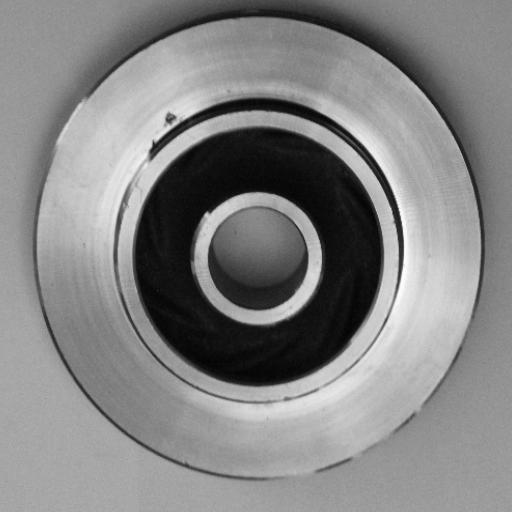
#> input picture data/samples/defective_00.jpeg, 512 x 512 px; its folder holds only this picture in this run
$ python -i procedural.py   (imports and definitions only)
#> lines starting #> are read from the running program, lines starting #| are printed output that depends on the picture; after the words box and inside, x2 and y2 are one past the last pixel; in counts of white or black regions, pixels touching at a corner belong together
#> further down, picture is the input picture: shape (512, 512); min 0, max 255, mean 131.8
"""Procedural synthetic defects composited onto clean (normal) images, with pixel masks.

Design rules:
* Sources are real NORMAL images from the TRAIN split only, so val/test stay untouched.
* Every sample is reproducible: run seed + index -> per-sample RNG; all parameters are recorded.
* Labels are only what the procedure guarantees: "defective" + the inserted defect type + its mask.
* Defects are restricted to the part (foreground estimated with Otsu + largest component)."""
from __future__ import annotations

import json
import time
from pathlib import Path

import cv2
import numpy as np
import pandas as pd

from ..datasets.manifest import current_version, load_manifest
from ..datasets.validate import read_image, write_image

GENERATOR_VERSION = "procedural_v2"  # v2: edge/convex-hull part mask, all defects confined to the part
DEFECT_TYPES = ["scratch", "crack", "pit", "stain", "discoloration", "dent", "irregular_texture"]
NORMAL_LABELS = {"ok", "good"}


def foreground_mask(gray: np.ndarray) -> np.ndarray:
    """Estimate the part region: strong edges -> close -> convex hull of the largest contour.
    (Intensity thresholds fail when a metallic part has both darker and brighter areas than the background.)"""
    h, w = gray.shape
#> h = 512; w = 512
    blur = cv2.GaussianBlur(gray, (5, 5), 0)
    v = float(np.median(blur))
#> v = 149
    edges = cv2.Canny(blur, int(max(0, 0.66 * v)), int(min(255, 1.33 * v)))
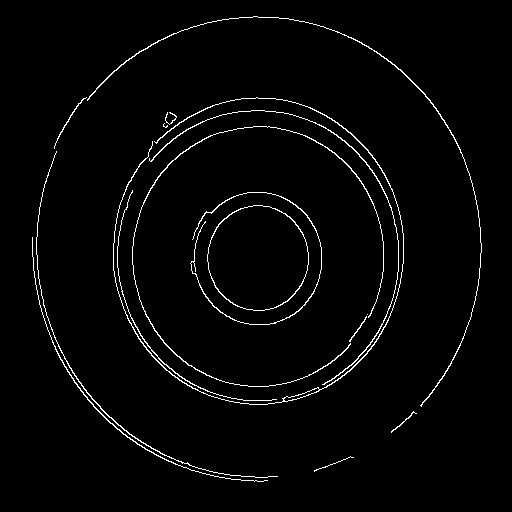
#> edges: shape (512, 512); 2.3% white in thin lines or dots, all inside (x1, y1, x2, y2) = (32, 16, 482, 482)
    k = max(3, (min(h, w) // 40) | 1)
#> k = 13
    closed = cv2.morphologyEx(edges, cv2.MORPH_CLOSE, np.ones((k, k), np.uint8))
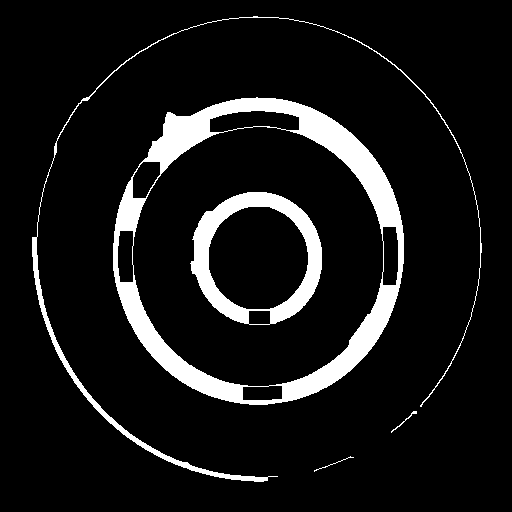
#> closed: shape (512, 512); 9.3% white; 5 white regions
    cnts, _ = cv2.findContours(closed, cv2.RETR_EXTERNAL, cv2.CHAIN_APPROX_SIMPLE)
#> cnts = 4 contours, 1 with area under 20; largest, box (x1, y1, x2, y2) and area: (113, 97, 404, 405) 70124, (32, 16, 482, 482) 1814, (391, 411, 417, 433) 24
    full = np.ones_like(gray, dtype=bool)
    if not cnts:
        return full
    hull = cv2.convexHull(max(cnts, key=cv2.contourArea))
#> hull = contour of 82 points, box (x1, y1, x2, y2) (113, 97, 404, 405), area 70816
    fg = np.zeros_like(gray, np.uint8)
    cv2.fillPoly(fg, [hull], 1)
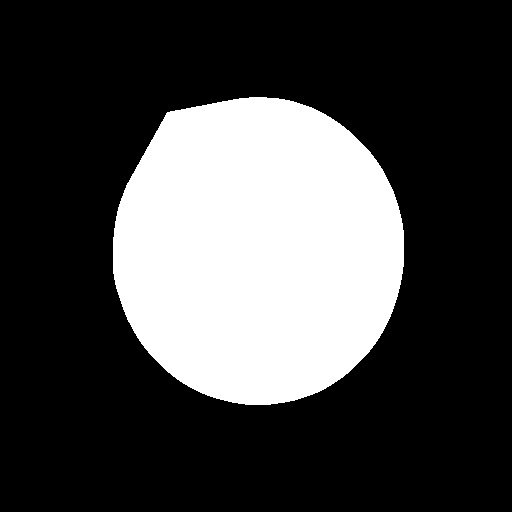
#> fg: shape (512, 512); values 0 (black) and 1 (white), 27.2% white; 1 white region, box (x1, y1, x2, y2) and area: (113, 97, 404, 405) 71254
    fg = cv2.erode(fg, np.ones((2 * k + 1, 2 * k + 1), np.uint8)).astype(bool)
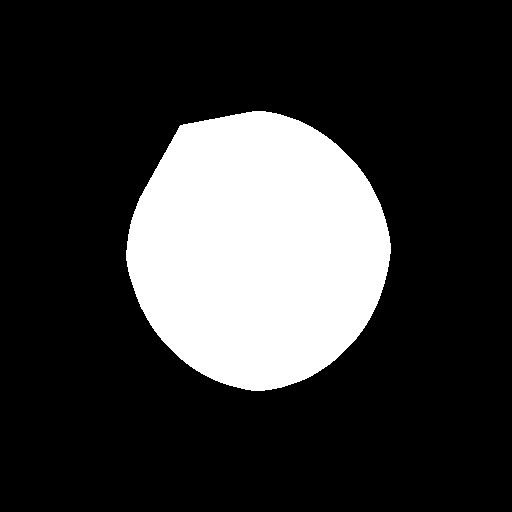
#> fg: shape (512, 512) bool; 21.5% white; 1 white region, box (x1, y1, x2, y2) and area: (126, 111, 391, 391) 56364
    return fg if 0.05 * fg.size < fg.sum() < 0.95 * fg.size else full


# [4 lines left out: function _pick_point, not called in this run]


def _texture_noise(rng, shape, scale):
    n = rng.normal(0, 1, shape).astype(np.float32)
    return cv2.GaussianBlur(n, (0, 0), scale)


# [123 lines left out: functions _scratch, _crack, _pit, _blob, _stain, _discoloration and 2 more, not called in this run]


FUNCS = {"scratch": _scratch, "crack": _crack, "pit": _pit, "stain": _stain, "discoloration": _discoloration,
         "dent": _dent, "irregular_texture": _irregular_texture}


# [94 lines left out: functions synthesize_one, generate, list_runs, load_run, not called in this run]

>>> import cv2
>>> picture = cv2.imread('../../data/samples/defective_00.jpeg', cv2.IMREAD_GRAYSCALE)
>>> result = foreground_mask(picture)

$ run again, on data/samples/defective_01.jpeg
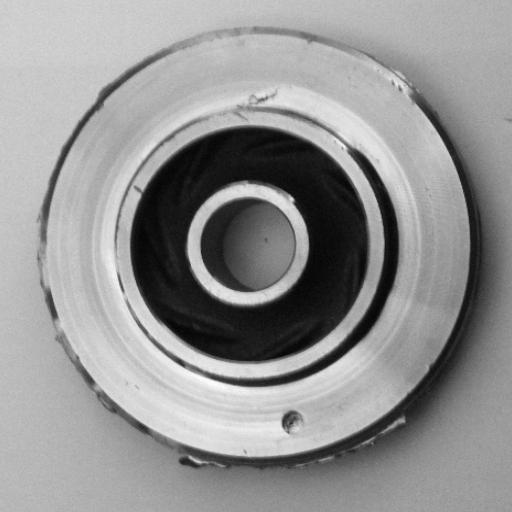
#> input picture data/samples/defective_01.jpeg, 512 x 512 px
#> picture is the input picture: shape (512, 512); min 0, max 254, mean 146.3
#> v = 171
#> in foreground_mask, `edges = cv2.Canny(blur, int(max(0, 0.66 * v)), int(min(255, 1.33 * v)))`:
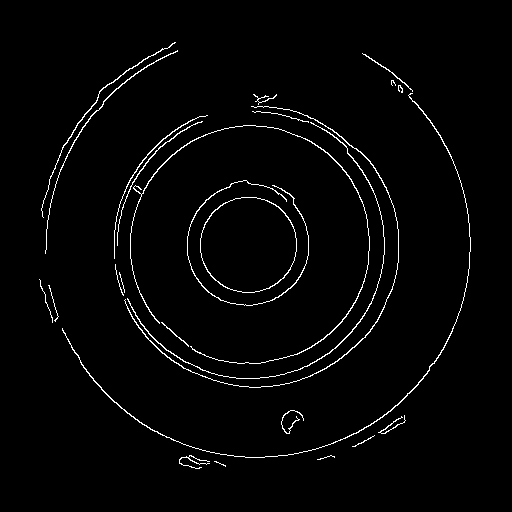
#> edges: shape (512, 512); 2.2% white in thin lines or dots, all inside (x1, y1, x2, y2) = (39, 42, 471, 469)
#> closed: shape (512, 512); 9.7% white; 6 white regions
#> cnts = 5 contours; box (x1, y1, x2, y2) and area: (114, 94, 399, 388) 61666, (62, 53, 471, 469) 2130, (41, 42, 178, 254) 1690, (281, 410, 304, 434) 280, (39, 279, 59, 323) 262
#> hull = contour of 77 points, box (x1, y1, x2, y2) (114, 94, 399, 388), area 63810
#> in foreground_mask, `fg = cv2.erode(fg, np.ones((2 * k + 1, 2 * k + 1), np.uint8)).astype(b..`:
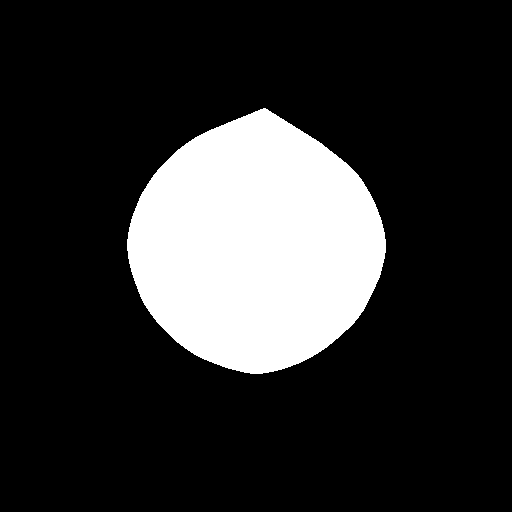
#> fg: shape (512, 512) bool; 19% white; 1 white region, box (x1, y1, x2, y2) and area: (127, 108, 386, 374) 49846

$ run again, on data/samples/defective_02.jpeg
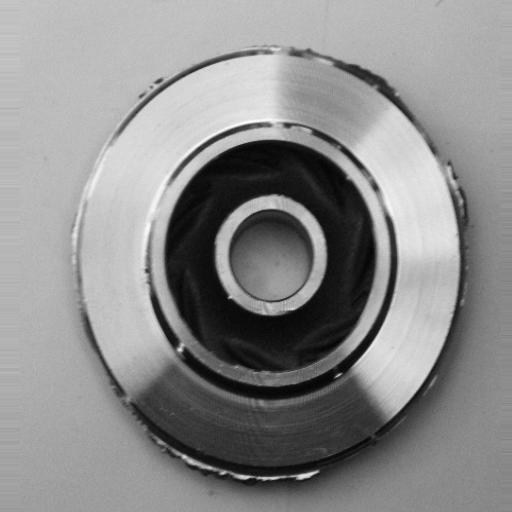
#> input picture data/samples/defective_02.jpeg, 512 x 512 px
#> picture is the input picture: shape (512, 512); min 0, max 255, mean 139.9
#> v = 161
#> in foreground_mask, `edges = cv2.Canny(blur, int(max(0, 0.66 * v)), int(min(255, 1.33 * v)))`:
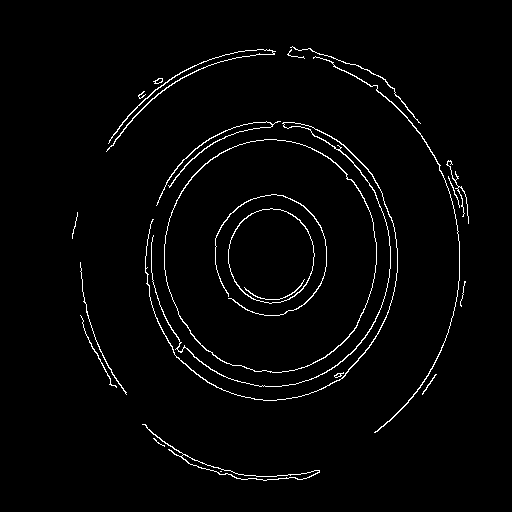
#> edges: shape (512, 512); 2.2% white in thin lines or dots, all inside (x1, y1, x2, y2) = (72, 46, 469, 481)
#> closed: shape (512, 512); 10.2% white; 6 white regions
#> cnts = 5 contours, 1 with area under 20; largest, box (x1, y1, x2, y2) and area: (145, 121, 398, 401) 54747, (106, 46, 469, 433) 3982, (142, 424, 320, 481) 746, (80, 262, 127, 395) 544
#> hull = contour of 83 points, box (x1, y1, x2, y2) (145, 121, 398, 401), area 55574
#> in foreground_mask, `fg = cv2.erode(fg, np.ones((2 * k + 1, 2 * k + 1), np.uint8)).astype(b..`:
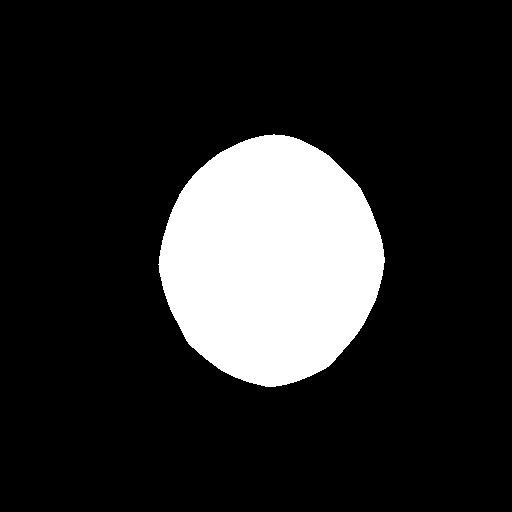
#> fg: shape (512, 512) bool; 16.3% white; 1 white region, box (x1, y1, x2, y2) and area: (158, 134, 385, 387) 42778

$ run again, on data/samples/defective_03.jpeg
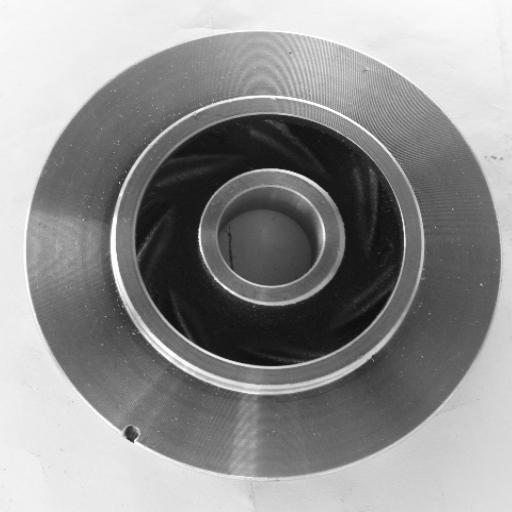
#> input picture data/samples/defective_03.jpeg, 512 x 512 px
#> picture is the input picture: shape (512, 512); min 7, max 255, mean 145.3
#> v = 130
#> in foreground_mask, `edges = cv2.Canny(blur, int(max(0, 0.66 * v)), int(min(255, 1.33 * v)))`:
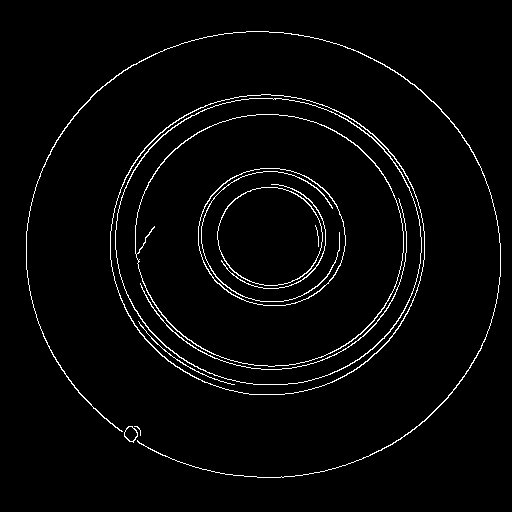
#> edges: shape (512, 512); 2.7% white in thin lines or dots, all inside (x1, y1, x2, y2) = (26, 31, 501, 478)
#> closed: shape (512, 512); 9.3% white; 3 white regions
#> cnts = 1 contour; box (x1, y1, x2, y2) and area: (26, 31, 501, 478) 166382
#> hull = contour of 120 points, box (x1, y1, x2, y2) (26, 31, 501, 478), area 166912
#> in foreground_mask, `fg = cv2.erode(fg, np.ones((2 * k + 1, 2 * k + 1), np.uint8)).astype(b..`:
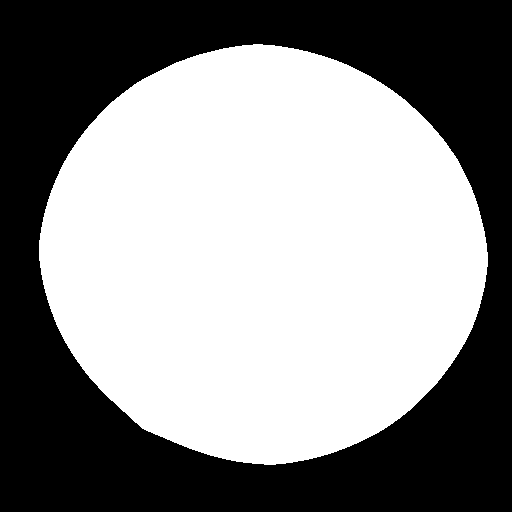
#> fg: shape (512, 512) bool; 55% white; 1 black region, box (x1, y1, x2, y2) and area: (0, 0, 512, 512) 117867
